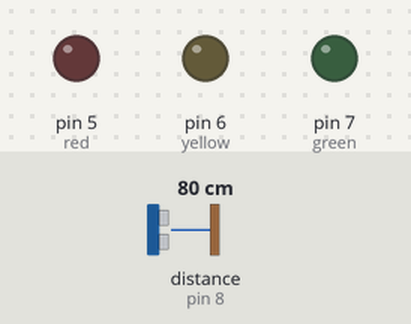
The sketch below on a simulated Arduino Uno, built with avr-gcc and run on an emulated ATmega328P. On the bench: output pins drawn as LEDs (lit = HIGH). Wiring (inferred from the names in the program): ultrasonic range finder: trigger pin 9; echo pin 8. Dashed ring = blinking. The test bench sets the inputs (shaded band); at power-on: distance to the obstacle (sensor on pin 8) 80 cm. The echo pulse lasts 58.3 µs per cm; pins used as bus, display or sensor lines are not drawn; what the sketch prints to the serial monitor is not drawn.

Above: at 1.2 s.
1.3 s: distance to the obstacle (sensor on pin 8) set to 54 cm
4.3 s: distance to the obstacle (sensor on pin 8) set to 46 cm
At 5.0 s:
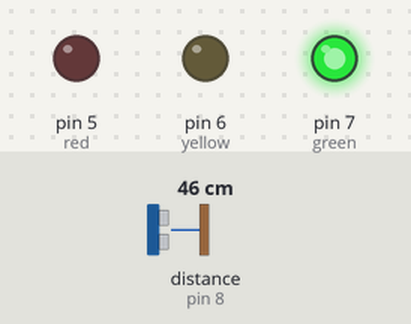
5.9 s: distance to the obstacle (sensor on pin 8) set to 2 cm
At 6.8 s:
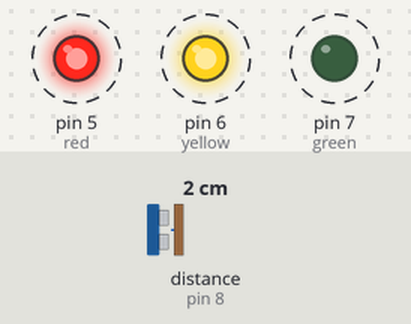
8.9 s: distance to the obstacle (sensor on pin 8) set to 18 cm
At 9.8 s:
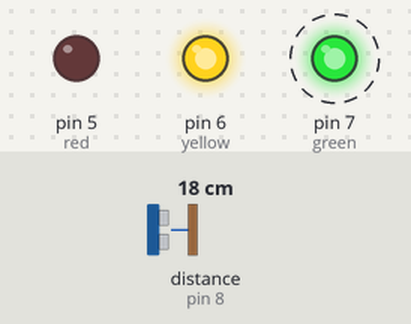
11.9 s: distance to the obstacle (sensor on pin 8) set to 12 cm
14.9 s: distance to the obstacle (sensor on pin 8) set to 9 cm
At 15.92 s:
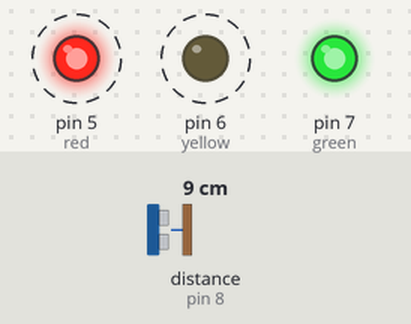
Timing chart, 0 to 18.9 s (numbered marks = the images above; inputs shaded):
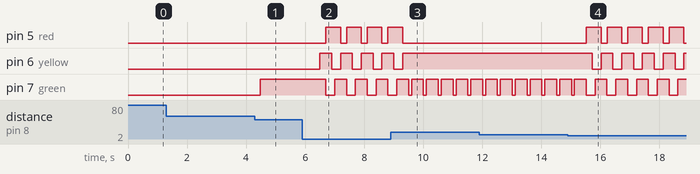

The sketch:

parktronic.ino
```cpp
int trigPin = 9;
int echoPin = 8;

void setup() {
  Serial.begin(9600);
  pinMode(trigPin, OUTPUT);
  pinMode(echoPin, INPUT);
  pinMode(7, OUTPUT); //green
  pinMode(6, OUTPUT); //yellow
  pinMode(5, OUTPUT); //red
}

void loop() {
  int duration, cm;
  digitalWrite(trigPin, LOW);
  delayMicroseconds(2);

  digitalWrite(trigPin, HIGH);
  delayMicroseconds(10);
  digitalWrite(trigPin, LOW);

  duration = pulseIn(echoPin, HIGH);
  cm = duration/58;
  Serial.println("Cm:");
  Serial.print(cm);
  delay(100);


  if(cm<=50) {
    digitalWrite(7, HIGH);
    delay(200);
    digitalWrite(6, LOW);
    digitalWrite(5, LOW);
  }
  if(cm<=20) {
    digitalWrite(6, HIGH);
    delay(200);
    digitalWrite(7, LOW);
    digitalWrite(5, LOW);
  }
  if(cm<=10) {
    digitalWrite(5, HIGH);
    delay(200);
    digitalWrite(7, LOW);
    digitalWrite(6, LOW);
  }
}
```

Measured:
- the behaviour switches between 52 and 51 cm on distance to the obstacle (sensor on pin 8) (found by bisection; images 0 and 1)
- the behaviour switches between 11 and 10 cm on distance to the obstacle (sensor on pin 8) (found by bisection; images 3 and 4)
- after the input at 1.3 s, every drawn part: stays the same
- after the input at 4.3 s, pin 7 (green): LOW → HIGH after 0.18 s
- after the input at 5.9 s, pin 5 (red): alternates HIGH for 0.50 s and LOW for 0.20 s, starting after 0.80 s; pin 6 (yellow): alternates HIGH for 0.40 s and LOW for 0.30 s, starting after 0.60 s; pin 7 (green): alternates HIGH for 0.40 s and LOW for 0.30 s, starting after 0.80 s
- after the input at 8.9 s, pin 5 (red): goes on until 9.3 s, then stays LOW; pin 6 (yellow): goes on until 9.3 s, then stays HIGH; pin 7 (green): alternates HIGH for 0.40 s and LOW for 0.10 s, starting after 0.71 s
- after the input at 14.9 s, pin 5 (red): alternates HIGH for 0.50 s and LOW for 0.20 s, starting after 0.62 s; pin 6 (yellow): alternates HIGH for 0.40 s and LOW for 0.30 s, starting after 0.82 s
